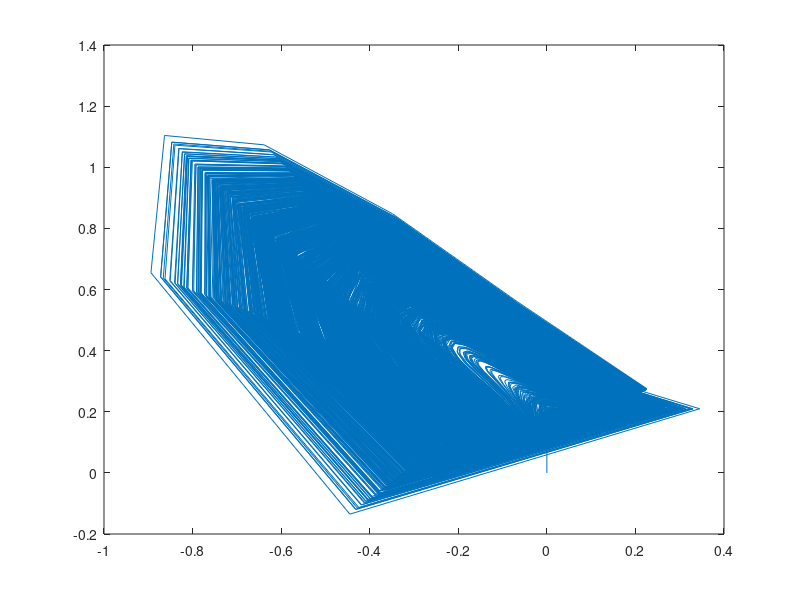

Reproduce this figure in MATLAB.
clc
clear all
xprev = 0;
yprev = 0;
xall = [xprev];
yall = [yprev];
xmax = -inf
for k=1: 10000
  xnext = yprev*(1 + sin(0.7*xprev)) - (1.2 * sqrt(abs(xprev)));  
  ynext = 0.21 - xprev;
  xall = [xall;xnext];
  yall = [yall;ynext];
  xprev = xnext;
  yprev = ynext;
  if xnext > xmax
    xmax = xnext
    yxmax = yprev
  endif   
  
endfor
[xnext, ynext, xprev, yprev]
max(xall)
max(yall)
[xmax, yxmax]
plot(xall, yall)
